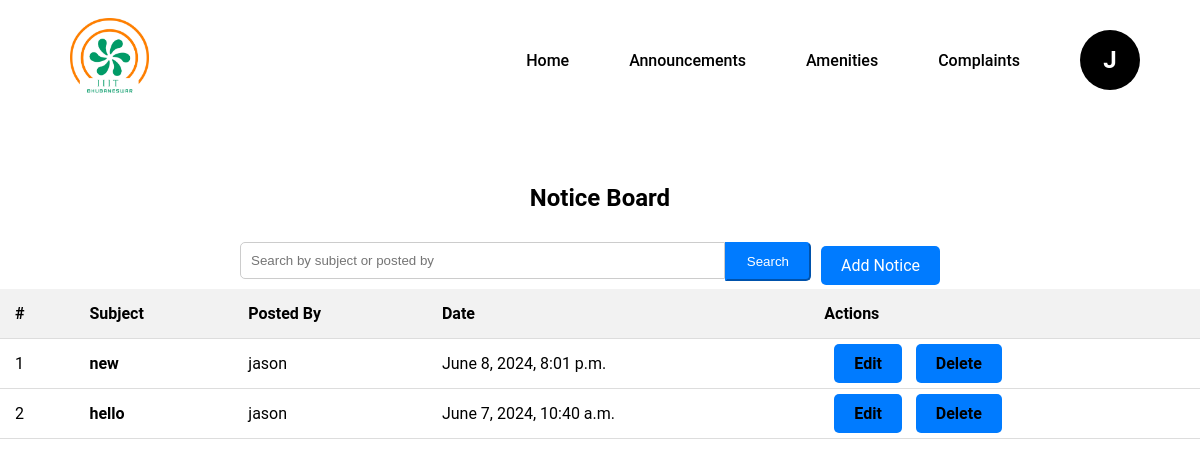
The page /notice_board/ (signed in) on the database its author committed.
### users/models.py (models this page shows, shortened)
class Notice(models.Model):
    subject = models.CharField(max_length=255)
    message = models.TextField()
    posted_by = models.ForeignKey(User, on_delete=models.CASCADE)
    date_posted = models.DateTimeField(auto_now_add=True)

### users/views.py (the view)
# urls.py: path('notice_board/', views.notice_list, name='notice_list'),
@login_required
def notice_list(request):
    query = request.GET.get('q')
    if query:
        notices = Notice.objects.filter(Q(subject__icontains=query) | Q(posted_by__username__icontains=query)).order_by('-date_posted')
    else:
        notices = Notice.objects.all().order_by('-date_posted')
    return render(request, 'noticeboard.html', {'notices': notices})

### users/templates/noticeboard.html (shortened to what this page needs)
{% extends 'faculty_base.html' %}
{% block content %}
{% load static %}
<link rel="stylesheet" href="{% static 'css/noticeboard.css' %}">
<div class="container mt-4">
    <h2>Notice Board</h2>
    <div class="row mb-3 justify-content-center">
        <div class="col-md-12">
            <form method="GET" action="{% url 'notice_list' %}" class="form-inline search-bar d-flex justify-content-center align-items-center">
                <div class="input-group">
                    <input type="text" class="form-control form-control-lg" name="q" placeholder="Search by subject or posted by" value="{{ request.GET.q }}">
                    <div class="input-group-append">
                        <button type="submit" class="btn btn-primary btn-lg">Search</button>
                    </div>
                    {% if user.is_authenticated %}
                    <div class="button-group ml-3 d-flex align-items-center">
                        <a href="{% url 'add_notice' %}" class="btn btn-primary btn-lg">Add Notice</a>
                    </div>
                    {% endif %}
                </div>
            </form>
        </div>
    </div>
    <table class="table table-striped mt-3">
        <thead>
            <tr>
                <th>#</th>
                <th>Subject</th>
                <th>Posted By</th>
                <th>Date</th>
                <th>Actions</th>
            </tr>
        </thead>
        <tbody>
            {% for notice in notices %}
            <tr>
                <td>{{ forloop.counter }}</td>
                <td><a href="{% url 'notice_detail' notice.pk %}">{{ notice.subject }}</a></td>
                <td>{{ notice.posted_by.username }}</td>
                <td>{{ notice.date_posted }}</td>
                <td>
                    {% if user == notice.posted_by %}
                    <a href="{% url 'edit_notice' notice.pk %}" class="btn btn-edit-delete btn-lg">Edit</a>
                    <a href="{% url 'delete_notice' notice.pk %}" class="btn btn-edit-delete btn-lg">Delete</a>
                    {% endif %}
                </td>
            </tr>
            {% endfor %}
        </tbody>
    </table>
</div>
{% endblock %}

### users/templates/faculty_base.html (shortened to what this page needs)
{% load static %}
<!DOCTYPE html>
<html lang="en">
<head>
    <link rel="stylesheet" href="{% static 'css/dashboard_styles.css' %}">
    <link rel="stylesheet" href="https://cdnjs.cloudflare.com/ajax/libs/font-awesome/6.0.0-beta3/css/all.min.css">
</head>
<body>
  <nav>
    <div class="logo">
        <img src="{% static 'images/home_logo.png' %}" alt="Logo">
    </div>
    <ul class="nav-links">
        <li><a href="{% url 'faculty_dashboard' %}">Home</a></li>
        <li><a href="{% url 'notice_list' %}">Announcements</a></li>
        <li class="dropdown">
            <a href="#">Amenities</a>
        </li>
        <li><a href="{% url 'faculty_complaints_list' %}">Complaints</a></li>
        <li class="profile dropdown">
            <a href="#" id="profileDropdown" role="button">
                <div class="profile-initial">{{ request.user.username|slice:":1"|capfirst }}</div>
            </a>
        </li>
    </ul>
</nav>
<div class="container mt-4">
    {% block content %}
    {% endblock %}
</div>
</body>
</html>

### static/css/dashboard_styles.css (style rules this page uses)
* { margin: 0; padding: 0; box-sizing: border-box; }
body { font-family: 'Roboto', sans-serif; }
nav { display: flex; align-items: center; justify-content: space-between; background-color: white; padding: 0 20px; width: 100%; height: 120px; margin: 0 ; }
.logo img { height: 80px; margin-left: 50px; }
.nav-links { list-style: none; display: flex; flex: 1; justify-content: flex-end; align-items: center; }
.nav-links li { position: relative; margin-right: 20px; }
.nav-links a { font-size: 16px; font-weight: 550; color: black; text-decoration: none; padding: 15px 20px; display: block; }
.profile { display: flex; align-items: center; cursor: pointer; }
.profile-initial { width: 60px; height: 60px; background-color: black; color: white; display: flex; align-items: center; justify-content: center; border-radius: 50%; font-size: 24px; font-weight: bold; }

### static/css/noticeboard.css (style rules this page uses)
.container { margin-top: 4rem; }
h2 { text-align: center; margin-bottom: 20px; }
.search-bar .input-group { width: 60%; margin: 0 auto; display: flex; }
.search-bar .form-control { flex: 1; padding: 10px; border-radius: 5px 0 0 5px; border: 1px solid #ccc; }
.search-bar .input-group-append .btn-primary { background-color: #007bff; border-color: #007bff; padding: 10px 20px; border-radius: 0 5px 5px 0; color: white; }
.button-group { display: flex; align-items: center; margin-left: auto; }
.button-group .btn-primary, .btn-edit-delete { background-color: #007bff; border-color: #007bff; padding: 10px 20px; border-radius: 5px; color: white; margin-left: 10px; text-decoration: none; }
.table { width: 100%; border-collapse: collapse; }
.table th, .table td { padding: 15px; text-align: left; border-bottom: 1px solid #ddd; }
.table th { background-color: #f2f2f2; }
.mt-4 { margin-top: 4rem !important; }
form { margin-top: 20px; }
form .btn-primary { background-color: #007bff; border-color: #007bff; padding: 10px 20px; border-radius: 5px; color: white; margin-top: 10px; }
form input, form textarea, form select { width: 40%; padding: 10px; margin: 10px 0; border-radius: 5px; border: 1px solid #ccc; }
.d-flex { display: flex; }
.justify-content-center { justify-content: center; }
.align-items-center { align-items: center; }
.button-group { display: flex; align-items: center; margin-left: auto; margin-right: 20px; }
.table a { text-decoration: none; color: black; font-weight: bold; }

### rows shown on the page
Notice: subject "new", posted_by.username "jason", date_posted "June 8, 2024, 8:01 p.m.", shows "Edit"
Notice: subject "hello", posted_by.username "jason", date_posted "June 7, 2024, 10:40 a.m.", shows "Edit"

### other values the page prints
{{ request.user.username|slice:":1"|capfirst }} "J"
